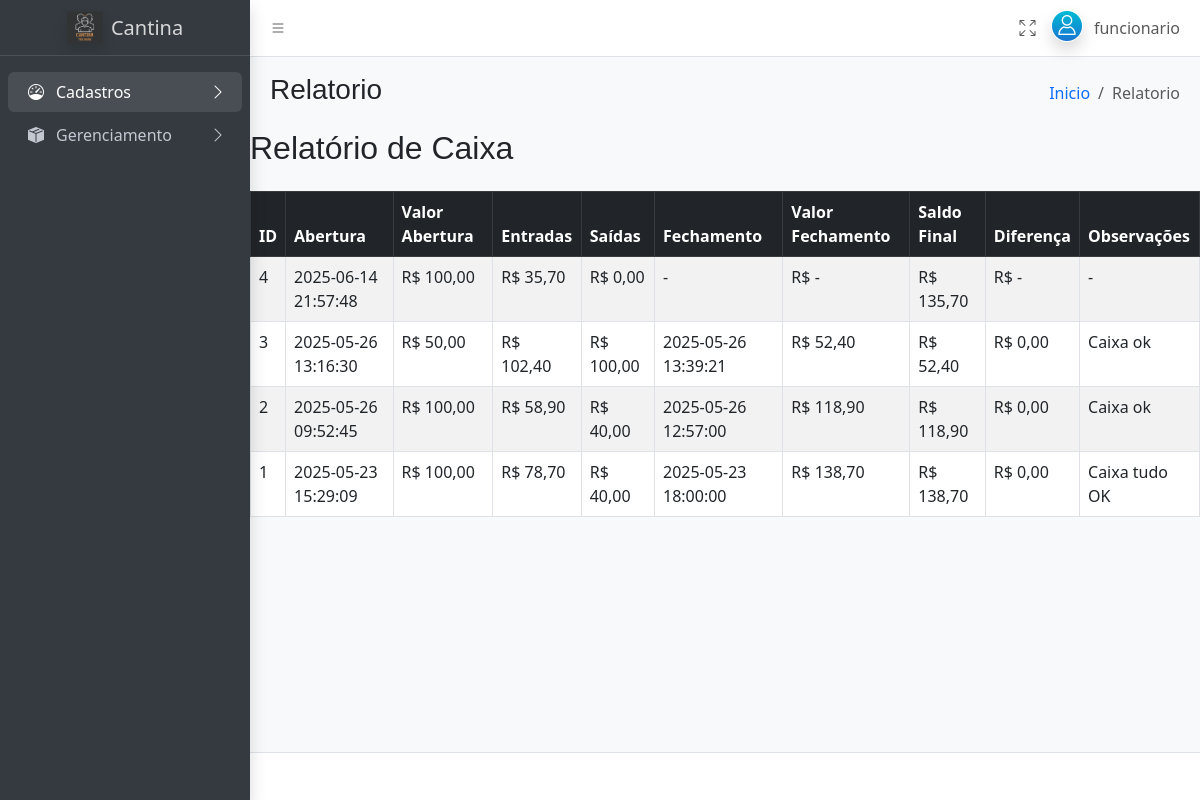
/admin/admin.php?pg=Relatorio (signed in), run on the app's committed database.
### tables this page shows
CREATE TABLE IF NOT EXISTS `tb_caixa` (
  `id_caixa` int(11) NOT NULL AUTO_INCREMENT,
  `data_abertura` datetime NOT NULL,
  `valor_abertura` decimal(10,2) NOT NULL,
  `data_fechamento` datetime DEFAULT NULL,
  `valor_fechamento` decimal(10,2) DEFAULT NULL,
  `observacoes` text DEFAULT NULL,
  `diferenca` decimal(10,2) DEFAULT NULL,
  PRIMARY KEY (`id_caixa`)
);

### admin/gerenciamento/caixa/relatorio_caixa.php (the view, shortened to what this page needs)
<?php
include '../includes/conexao.php';
$sql = "SELECT
          c.id_caixa,
          c.data_abertura,
          c.data_fechamento,
          c.valor_abertura,
          c.valor_fechamento,
          c.observacoes,
          c.diferenca,
          SUM(CASE WHEN m.tipo = 'ENTRADA' THEN m.valor ELSE 0 END) AS total_entradas,
          SUM(CASE WHEN m.tipo = 'SAIDA' THEN m.valor ELSE 0 END) AS total_saidas
        FROM tb_caixa c
        LEFT JOIN tb_movimentacoes_caixa m ON m.id_caixa = c.id_caixa
        GROUP BY c.id_caixa
        ORDER BY c.id_caixa DESC";
$result = $conexao->query($sql);
?>
<!DOCTYPE html>
<html lang="pt-br">
<head>
  <link rel="stylesheet" href="https://cdn.jsdelivr.net/npm/bootstrap@5.3.0/dist/css/bootstrap.min.css">
</head>
<body class="p-5 bg-light">
  <h2 class="mb-4">Relatório de Caixa</h2>
  <table class="table table-bordered table-striped">
    <thead class="table-dark">
      <tr>
        <th>ID</th>
        <th>Abertura</th>
        <th>Valor Abertura</th>
        <th>Entradas</th>
        <th>Saídas</th>
        <th>Fechamento</th>
        <th>Valor Fechamento</th>
        <th>Saldo Final</th>
        <th>Diferença</th>
        <th>Observações</th>
      </tr>
    </thead>
    <tbody>
      <?php while($row = $result->fetch_assoc()):
        $saldo = $row['valor_abertura'] + $row['total_entradas'] - $row['total_saidas'];
      ?>
        <tr>
          <td><?= $row['id_caixa'] ?></td>
          <td><?= $row['data_abertura'] ?></td>
          <td>R$ <?= number_format($row['valor_abertura'], 2, ',', '.') ?></td>
          <td>R$ <?= number_format($row['total_entradas'], 2, ',', '.') ?></td>
          <td>R$ <?= number_format($row['total_saidas'], 2, ',', '.') ?></td>
          <td><?= $row['data_fechamento'] ?? '-' ?></td>
          <td>R$ <?= $row['valor_fechamento'] !== null ? number_format($row['valor_fechamento'], 2, ',', '.') : '-' ?></td>
          <td>R$ <?= number_format($saldo, 2, ',', '.') ?></td>
          <td>R$ <?= $row['diferenca'] !== null ? number_format($row['diferenca'], 2, ',', '.') : '-' ?></td>
          <td><?= $row['observacoes'] ?? '-' ?></td>
        </tr>
      <?php endwhile; ?>
    </tbody>
  </table>
</body>
</html>

### data on the page
tb_caixa: id_caixa "4", data_abertura "2025-06-14 21:57:48", valor_abertura "100,00", total_entradas "35,70", total_saidas "0,00", data_fechamento "-", saldo "135,70", observacoes "-"
tb_caixa: id_caixa "3", data_abertura "2025-05-26 13:16:30", valor_abertura "50,00", total_entradas "102,40", total_saidas "100,00", data_fechamento "2025-05-26 13:39:21", valor_fechamento "52,40", saldo "52,40", diferenca "0,00", observacoes "Caixa ok"
tb_caixa: id_caixa "2", data_abertura "2025-05-26 09:52:45", valor_abertura "100,00", total_entradas "58,90", total_saidas "40,00", data_fechamento "2025-05-26 12:57:00", valor_fechamento "118,90", saldo "118,90", diferenca "0,00", observacoes "Caixa ok"
tb_caixa: id_caixa "1", data_abertura "2025-05-23 15:29:09", valor_abertura "100,00", total_entradas "78,70", total_saidas "40,00", data_fechamento "2025-05-23 18:00:00", valor_fechamento "138,70", saldo "138,70", diferenca "0,00", observacoes "Caixa tudo OK"

### other printed values
$_SESSION['usuario']['nome'] "funcionario"
$paginaAtual "Relatorio"
